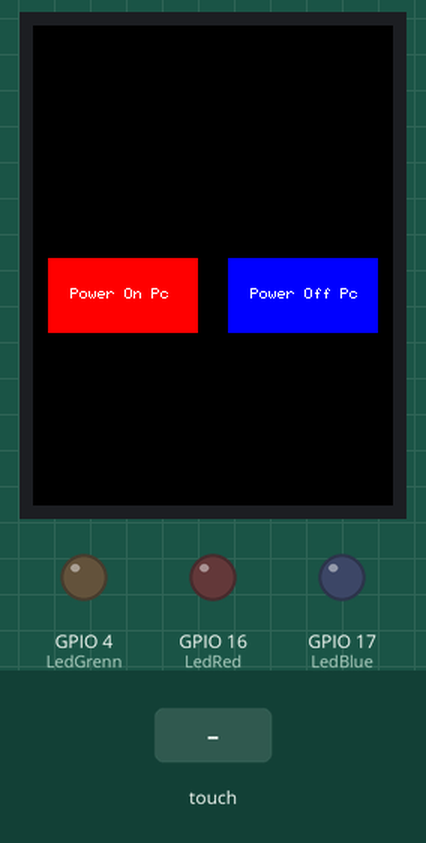
This sketch was run on a simulated ESP32. Parts: 240×320 colour display, output pins drawn as LEDs (lit = HIGH). Inputs (shaded band) come from the test bench. What the sketch prints to the serial monitor is not drawn.

Above: at 1.4 s.
1.5 s: touch panel pressed at 38 % / 30 % of its raw x / y range
At 1.8 s:
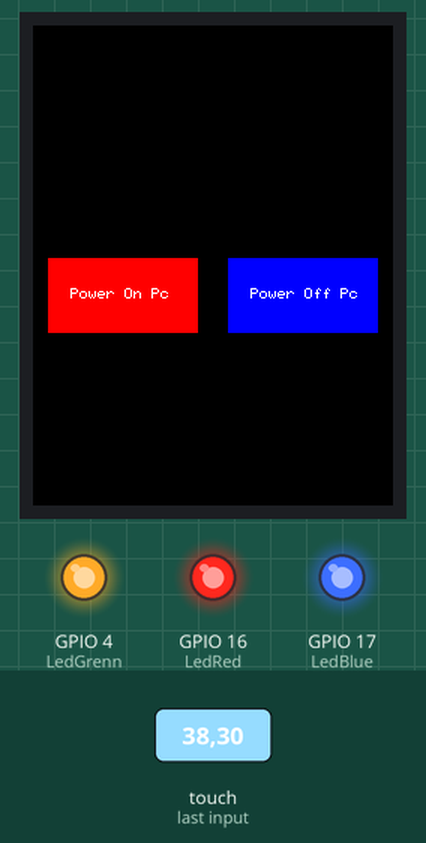
3.0 s: touch panel pressed at 38 % / 90 % of its raw x / y range
At 4.2 s:
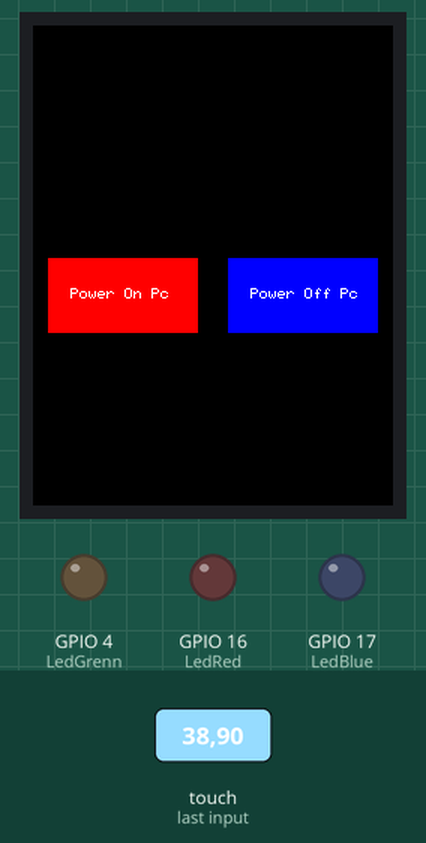
4.5 s: touch panel pressed at 38 % / 50 % of its raw x / y range
At 5.7 s:
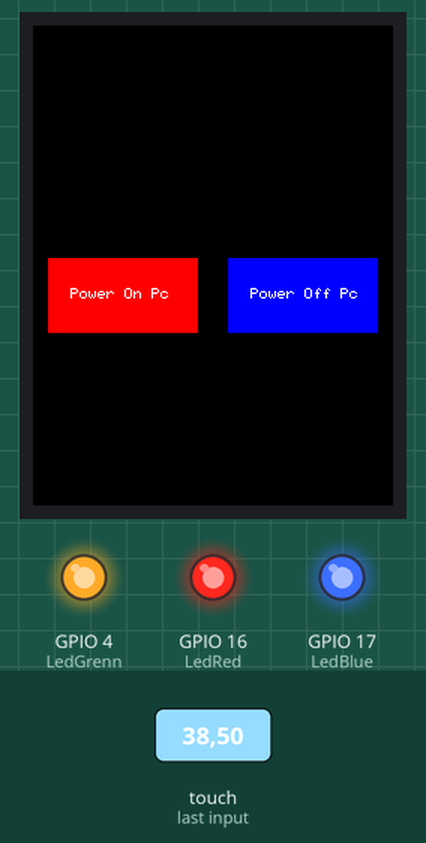
Timing chart, 0 to 7.5 s (numbered marks = the images above; inputs shaded):
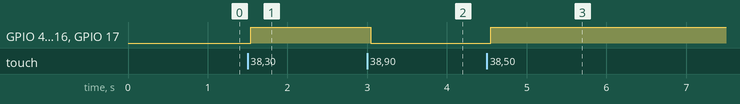

Measured:
- after the input at 1.5 s, GPIO 4 (LedGrenn), GPIO 16 (LedRed), GPIO 17 (LedBlue): LOW → HIGH at once
- after the input at 3.0 s, GPIO 4 (LedGrenn), GPIO 16 (LedRed), GPIO 17 (LedBlue): HIGH → LOW after 0.05 s
- after the input at 4.5 s, GPIO 4 (LedGrenn), GPIO 16 (LedRed), GPIO 17 (LedBlue): LOW → HIGH after 0.05 s

The sketch:

esp32_display_Touch_Buttons_v2.ino
```cpp
#include <XPT2046_Bitbang.h>
#include <TFT_eSPI.h>

#define MOSI_PIN 32
#define MISO_PIN 39
#define CLK_PIN  25
#define CS_PIN   33

XPT2046_Bitbang touchscreen(MOSI_PIN, MISO_PIN, CLK_PIN, CS_PIN);
TFT_eSPI tft = TFT_eSPI();

#define BUTTON_WIDTH 100
#define BUTTON_HEIGHT 50
#define BUTTON1_X 10
#define BUTTON1_Y 155
#define BUTTON2_X 130
#define BUTTON2_Y 155

#define LedRed 16
#define LedGrenn 4
#define LedBlue 17

void setup() {
  Serial.begin(115200);
  pinMode(LedRed, OUTPUT);
  pinMode(LedGrenn, OUTPUT);
  pinMode(LedBlue, OUTPUT);

  digitalWrite(LedRed, LOW);
  digitalWrite(LedGrenn, LOW);
  digitalWrite(LedBlue, LOW);

  // Initialize the touchscreen
  touchscreen.begin();

  // Initialize the TFT display
  tft.init();
  tft.setRotation(2);
  tft.fillScreen(TFT_BLACK);
  tft.invertDisplay(true);

  // Draw buttons on the screen
  tft.fillRect(BUTTON1_X, BUTTON1_Y, BUTTON_WIDTH, BUTTON_HEIGHT, TFT_RED);
  tft.setTextColor(TFT_WHITE);
  tft.drawString("Power On Pc", BUTTON1_X + 15, BUTTON1_Y + 20);

  tft.fillRect(BUTTON2_X, BUTTON2_Y, BUTTON_WIDTH, BUTTON_HEIGHT, TFT_BLUE);
  tft.setTextColor(TFT_WHITE);
  tft.drawString("Power Off Pc", BUTTON2_X + 15, BUTTON2_Y + 20);
}

void loop() {
  TouchPoint touch = touchscreen.getTouch();

  // Check if the touch has a pressure value (Z)
  if (touch.zRaw != 0) {
    // Map touchscreen coordinates to display coordinates
    int16_t x = map(touch.y, 23, 290, 0, tft.width());
    int16_t y = map(touch.x, 20, 217, 0, tft.height());
    // Retrato 1
    //int16_t x = map(touch.x, 23, 290, 0, tft.width());
    //int16_t y = map(touch.y, 20, 217, 0, tft.height());

    // Check if Button 1 is pressed
    if (x > BUTTON1_X && x < BUTTON1_X + BUTTON_WIDTH &&
        y > BUTTON1_Y && y < BUTTON1_Y + BUTTON_HEIGHT) {
      Serial.println("Botao 1 pressionado");

      digitalWrite(LedRed, HIGH);
      digitalWrite(LedGrenn, HIGH);
      digitalWrite(LedBlue, HIGH);
    }

    // Check if Button 2 is pressed
    if (x > BUTTON2_X && x < BUTTON2_X + BUTTON_WIDTH &&
        y > BUTTON2_Y && y < BUTTON2_Y + BUTTON_HEIGHT) {
      Serial.println("Botao 2 pressionado");
      digitalWrite(LedRed, LOW);
      digitalWrite(LedGrenn, LOW);
      digitalWrite(LedBlue, LOW);
    }
  }

  delay(100);  // Adjust delay as needed for responsiveness vs. serial output frequency
}
```
